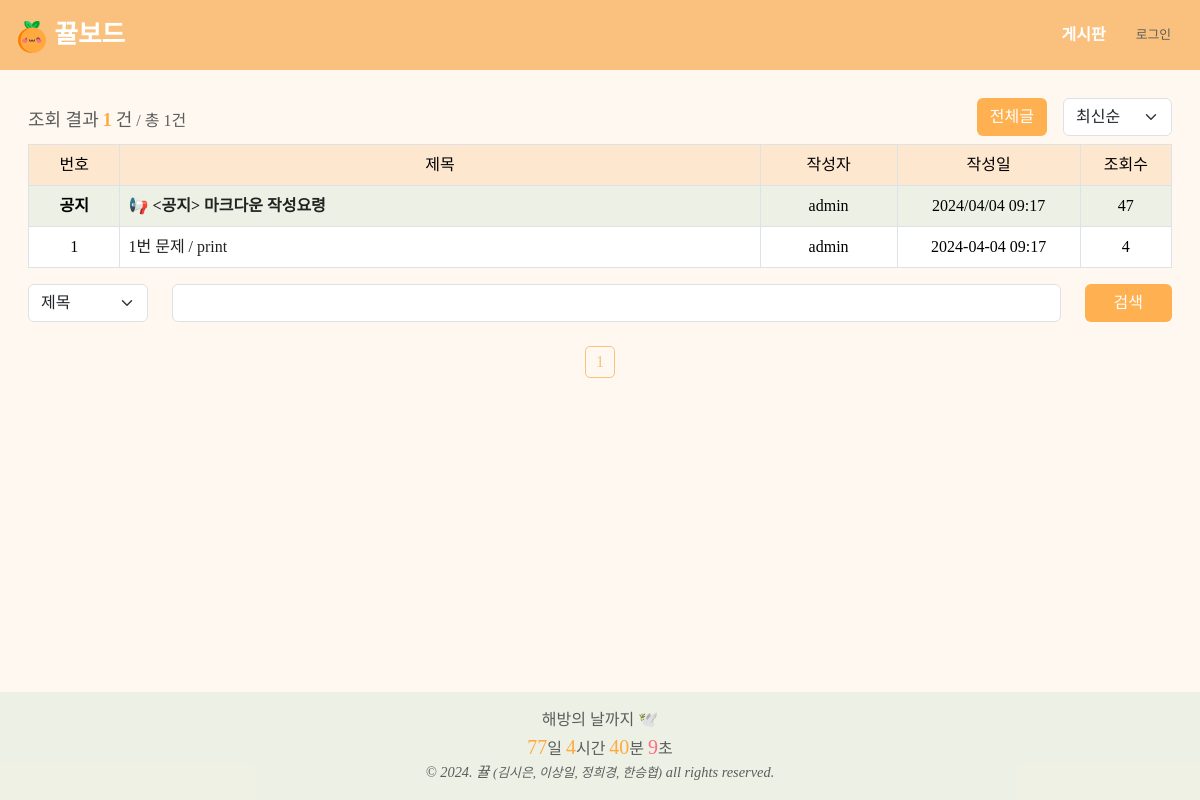
Page /board/index on the committed database.
### app/database.py (models this page shows, shortened)
class Post(db.Model):
    post_id = db.Column(db.Integer, primary_key=True, autoincrement=True)
    title = db.Column(db.String, nullable=False)
    body = db.Column(db.Text, nullable=False)
    user_id = db.Column(db.Integer, ForeignKey('user.user_id'), nullable=False)
    status = db.Column(db.String, nullable=True)
    problem_url = db.Column(db.String, nullable=True)
    created_at = db.Column(db.DateTime, nullable=False)
    updated_at = db.Column(db.DateTime, nullable=False)
    click_count = db.Column(db.Integer, nullable=True)
    like_count = db.Column(db.Integer, nullable=True)
    secret_mode = db.Column(db.Boolean, nullable=True)
    user = relationship('User', back_populates='posts', lazy='joined')
    comments = relationship('Comment', back_populates='post', lazy='joined', cascade='all, delete-orphan')
    likes = relationship('Like', back_populates='post', lazy='joined', cascade='all, delete-orphan')
    notice_mode = db.Column(db.Boolean, default=0)

class User(UserMixin, db.Model):
    user_id = db.Column(db.Integer, primary_key=True)
    username = db.Column(db.String, unique=True, nullable=False)
    password = db.Column(db.String)
    email = db.Column(db.String, unique=True)
    grade = db.Column(db.Integer, default=0)
    userpic = db.Column(db.String)
    comment = db.Column(db.String)
    created_at = db.Column(db.DateTime, default=datetime.now)
    posts = relationship('Post', back_populates='user', lazy='joined')
    comments = relationship('Comment', back_populates='user', lazy='joined')
    likes = relationship('Like', back_populates='user', lazy='joined')

### app/board/routes.py (the view, shortened to what this page needs)
@board_bp.route('/index')
def index():
    cate = request.args.get('cate', "", type=str)
    keyword = request.args.get('keyword', "", type=str)
    page = request.args.get('page', 1, type=int)
    sort = request.args.get('sort', 'recent', type=str)
    perPage = 20
    notices = Post.query.filter(Post.notice_mode==True).all()
    posts_query = Post.query.filter(Post.notice_mode!=True)
    if sort == 'old':
        posts_query = posts_query.order_by(Post.created_at.asc())
    elif sort == 'recent':
        posts_query = posts_query.order_by(Post.created_at.desc())
    elif sort == 'click':
        posts_query = posts_query.order_by(Post.click_count.desc())
    pag = posts_query.paginate(page=page, per_page=perPage)
    stIdx = pag.total - (pag.page - 1) * pag.per_page
    postsCount = min(pag.total, (page - 1) * perPage + len(pag.items))
    isLogin = current_user.is_authenticated
    return render_template('board/index.html', pag=pag, notices=notices, postsCount=postsCount, keyword=keyword, cate=cate, stIdx=stIdx, sort=sort, isLogin=isLogin)

### templates/board/index.html (shortened to what this page needs)
{% extends "layout.html" %}
{% block head %}
<link rel="stylesheet" type="text/css" href="{{ url_for('static', filename='css/custom.css') }}">
{% endblock %}
{% block content %}
<div class="row">
    <div class="col align-items-center d-flex">
        <div class="board-text-line">
            <h2>조회 결과</h2>
            <h2 class="post-count textOrange">{{ postsCount }}</h2>
            <h2>건</h2>
            <h3>/ 총 {{ pag.total }}건</h3>
        </div>
    </div>
    <div class="col mb-2 justify-content-end d-flex align-items-center">
        <a href="{{ url_for('board.index') }}" class="btn btn-theme-color me-3">전체글</a>
        <div class="ml-2">
            <select id="sort-by-select" class="form-select" aria-label="">
                <option value="recent" {% if sort=='recent' %}selected{% endif %}>최신순</option>
            </select>
        </div>
    </div>
</div>
<table class="table postTable table-bordered">
    <thead>
        <tr>
            <th class="postNum">번호</th>
            <th class="postTitle">제목</th>
            <th class="postWriter">작성자</th>
            <th class="postDate">작성일</th>
            <th class="postHit">조회수</th>
        </tr>
    </thead>
    <tbody class="text-center">
        {% for notice in notices %}
        <tr class="noticePost">
            <td class="fw-bold">{% if notice.secret_mode %}임원공지{% else %}공지{% endif %}</td>
            <td class="fw-bold" style="text-align: left;">
                <a class="board-td-custom" href="{{ url_for('board.detail', post_id=notice.post_id)}}">📢 {{
                    notice.title }}</a>
            </td>
            <td>{{ notice.user.username }}</td>
            <td>{{ notice.updated_at.strftime("%Y/%m/%d %H:%M") }}</td>
            <td>{{ notice.click_count }}</td>
        </tr>
        {% endfor %}
        {% for post in pag.items %}
        <tr>
            <td>{{ stIdx - loop.index0 }}</td>
            <td style="text-align: left;">
                <a class="board-td-custom" href="{{ url_for('board.detail', post_id=post.post_id)}}">{{
                    post.title }}</a>
            </td>
            <td>{{ post.user.username }}</td>
            <td>{{ post.updated_at.strftime("%Y-%m-%d %H:%M") }}</td>
            <td>{{ post.click_count }}</td>
        </tr>
        {% endfor %}
    </tbody>
</table>
<form>
    <div class="row justify-content-center">
        <div class="col-auto">
            <select name="cate" class="form-select" aria-label="" style="width: 120px">
                <option value="title" {% if cate=='title' %}selected{% endif %}>제목</option>
            </select>
        </div>
        <div class="col">
            <input type="text" name="keyword" value="{{keyword}}" class="form-control w-100">
        </div>
        <div class="col-auto">
            <button class="btn btn-theme-color" style="padding-left: 28px; padding-right: 28px;">검색</button>
        </div>
    </div>
</form>
<div class="page-nav mt-4">
    <div class="col justify-content-center d-flex align-items-center">
        {% for page_num in pag.iter_pages() %}
        {% if page_num %}
        {% if page_num != pag.page %}
        <a class="page-nav-item"
            href="{{ url_for('board.index', page=page_num, sort=sort, cate=cate, keyword=keyword) }}">{{
            page_num }}</a>
        {% else %}
        <a class="page-nav-item-current">{{ page_num }}</a>
        {% endif %}
        {% else %}
        ...
        {% endif %}
        {% endfor %}
    </div>
</div>
{% endblock %}

### templates/layout.html (shortened to what this page needs)
<!doctype html>
<html lang="en">
<head>
    {% block head %}{% endblock %}
    <link rel="stylesheet" type="text/css" href="{{ url_for('static', filename='css/custom.css') }}">
    <link rel="stylesheet" type="text/css" href="{{ url_for('static', filename='css/board.css') }}">
    <link rel="stylesheet" type="text/css" href="{{ url_for('static', filename='css/comment.css') }}">
    <link rel="stylesheet" type="text/css" href="{{ url_for('static', filename='css/detail.css') }}">
</head>
<body>
    <nav id="Nav">
        <div class="navContainer">
            <a class="navLogo" href="{{ url_for('acc.index') }}">
                <img class="navbarLogo" src="/static/kkyul.png" alt="🍊">
                <span style="font-family: 'EF_jejudoldam'">뀰보드</span>
            </a>
            <div>
                <a href="{{ url_for('board.index') }}" class="btn navBtn">게시판</a>
                {% if current_user.is_authenticated %}
                <a href="{{ url_for('acc.profile') }}" class="btn navBtn">내정보</a>
                <a href="{{ url_for('acc.logout') }}" class="btn navBtn loginBtn">로그아웃</a>
                {% else %}
                <a href="{{ url_for('acc.login') }}" class="btn loginBtn">로그인</a>
                {% endif %}
            </div>
        </div>
    </nav>
    <div class="content-wrap customBody">
        {% block content %}
        {% endblock %}
    </div>
    <footer class="vertical">
        <div class="textGray fs-6" style="font-family: 'IM_Hyemin-Bold'">해방의 날까지 🕊️</div>
        <div id="countdown" class="textGray fs-6" style="font-family: 'IM_Hyemin-Bold'">
        </div>
        <div class="textGray fst-italic fs-7">
            © 2024. 뀰
            <span class="fs-8">(김시은, 이상일, 정희경, 한승협)</span>
            all rights reserved.
        </div>
    </footer>
</body>
</html>

### static/css/board.css (style rules this page uses)
.table thead th { text-align: center; font-weight: normal; background-color: rgba(250, 193, 126, 0.3); }
.table th:nth-child(1) { width: 8%; }
.table th:nth-child(2) { width: 56%; }
.table th:nth-child(3) { width: 12%; }
.table th:nth-child(4) { width: 16%; }
.table th:nth-child(5) { width: 8%; }
.board-text-line h2 { font-size: 18px; display: inline; }
.board-text-line h3 { font-size: 16px; display: inline; }
.board-text-line .post-count { font-weight: 700; }
.btn-theme-color, .btn-theme-color:hover { background-color: rgba(255, 169, 63, 0.9); color: #FFFFFF; }
.page-nav .page-nav-item-current { margin-left: 9px; margin-right: 9px; color: #FAC17E; border: 1px solid #FAC17E; border-radius: 5px; padding: 3px 10px; }
.board-td-custom { color: #222222; }

### static/css/comment.css (style rules this page uses)
.postTable { width: 100%; }

### static/css/detail.css (style rules this page uses)
.row { width: auto; }

### rows in the picture
Post: secret_mode "공지", title "<공지> 마크다운 작성요령", user.username "admin", updated_at "2024/04/04 09:17", click_count "47"
Post: stIdx-loop.index0 "1", title "1번 문제 / print", user.username "admin", updated_at "2024-04-04 09:17", click_count "4"

### other values in the picture
{{ postsCount }} "1"
{{ pag.total }} "1"
{{ page_num }} "1"
